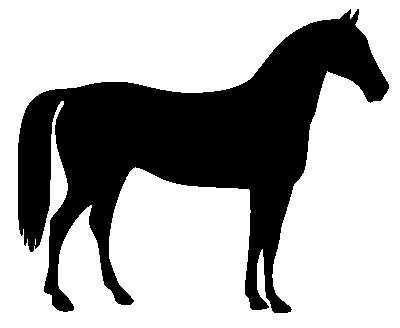
#> input picture skimage.data.horse(), 400 x 328 px
$ jupyter execute --allow-errors model_data_proc_CM.ipynb
#> lines starting #> are read from the running program, lines starting #| are printed output that depends on the picture; after the words box and inside, x2 and y2 are one past the last pixel; in counts of white or black regions, pixels touching at a corner belong together
[cell 1]
import numpy as np
import matplotlib.pyplot as plt
import skimage

import matplotlib.pyplot as plt
import matplotlib.patches as mpatches

from skimage.filters import threshold_otsu
from skimage.segmentation import clear_border
from skimage.measure import label, regionprops, regionprops_table
from skimage.morphology import closing, square
from skimage.color import label2rgb

import scipy.optimize as sc
from PIL import Image
import pandas as pd

import os
import sys

def model_processing(im_name, iter_num, path=None):

    '''
    in: image, iteration number (to save data), saving path with / in the end ('home/' , not 'home')
    out: params in npy, images of distributions
    returns nothing
    '''
    cell_ex = Image.open(str(im_name))
    cell_gr = cell_ex.convert('L')
#     cell_ex_arr = np.array(cell_ex)
    cell_ex_arr_gr = np.array(cell_gr)

    # image = data.coins()[50:-50, 50:-50]
    image = cell_ex_arr_gr[50:-50, 50:-50]

    # apply threshold
    thresh = threshold_otsu(image)
    bw = closing(image<100, square(3))
    plt.imshow(bw)
    bw2 = closing(50<image, square(3))
    plt.imshow(bw2)
    bw3 = closing(bw*bw2, square(3))
    plt.imshow(bw3)

    # remove artifacts connected to image border
    cleared = clear_border(bw3)

    # label image regions
    label_image = label(cleared)
    # to make the background transparent, pass the value of `bg_label`,
    # and leave `bg_color` as `None` and `kind` as `overlay`
#     image_label_overlay = label2rgb(label_image, image=image, bg_label=0)

    cell_table = regionprops_table(label_image,
                            properties=['label', 'area', 'perimeter', 'convex_area',
                                        'feret_diameter_max', 'bbox']) #CHOOSING PARAMS
    cell_df = pd.DataFrame(cell_table)
    for i in range(len(cell_df)):
        if cell_df['area'][i] < 60:
            cell_df = cell_df.drop(i)
    area_ratio = np.array([convex_area / area for convex_area, area
                           in zip(cell_df['convex_area'], cell_df['area'])])
    def norm(x, A, mu, sigma):
        return A / sigma * np.exp(-(x - mu)**2 / (2*sigma**2))

    '''
    Придется выбирать начальное приближение для каждого отношения площадей
    (или отказаться от него, раз есть обе площади)
    '''

    fig,axs = plt.subplots(nrows=2,ncols=2, figsize=(12, 10))
    res_arr = []
    sigma_arr = []
    param_arr = []

    axs[0,0].set_title('area')
    area_y = axs[0,0].hist(cell_df['area'])[0]
    area_x = axs[0,0].hist(cell_df['area'])[1]
    try:
        res_ar, sigma_ar = sc.curve_fit(norm, area_x[:-1], area_y, p0=[100,100,100])
        axs[0,0].plot(area_x[:-1], norm(area_x[:-1], res_ar[0], res_ar[1], res_ar[2]))
        res_arr.append(res_ar)
        sigma_arr.append(np.diag(np.sqrt(sigma_ar)))
        param_arr.append('area')
    except:
        axs[0,0].plot(area_x[:-1], area_y, 'r')
        print('ERROR IN AREA APPROX, iter {}'.format(iter_num))

    axs[0,1].set_title('convex_area')
    con_y = axs[0,1].hist(cell_df['convex_area'])[0]
    con_x = axs[0,1].hist(cell_df['convex_area'])[1]
    try:
        res_con, sigma_con = sc.curve_fit(norm, con_x[:-1], con_y, p0=[100,100,100])
        axs[0,1].plot(con_x[:-1], norm(con_x[:-1], res_con[0], res_con[1], res_con[2]))
        res_arr.append(res_con)
        sigma_arr.append(np.diag(np.sqrt(sigma_con)))
        param_arr.append('convex_area')
    except:
        axs[0,1].plot(con_x[:-1], con_y, 'r')
        print('ERROR IN CONVEX APPROX, iter {}'.format(iter_num))

    axs[1,0].set_title('feret_diameter_max')
    diam_y = axs[1,0].hist(cell_df['feret_diameter_max'])[0]
    diam_x = axs[1,0].hist(cell_df['feret_diameter_max'])[1]
    try:
        res_diam, sigma_diam = sc.curve_fit(norm, diam_x[:-1], diam_y, p0=[100,10,100])
        axs[1,0].plot(diam_x[:-1], norm(diam_x[:-1], res_diam[0], res_diam[1], res_diam[2]))
        res_arr.append(res_diam)
        sigma_arr.append(np.diag(np.sqrt(sigma_diam)))
        param_arr.append('diam')
    except:
        axs[1,0].plot(diam_x[:-1], diam_y, 'r')
        print('ERROR IN DIAM APPROX, iter {}'.format(iter_num))

    axs[1,1].set_title('area_ratio')
    s_ratio_y = axs[1,1].hist(area_ratio)[0]
    s_ratio_x = axs[1,1].hist(area_ratio)[1]
    try:
        res_rat, sigma_rat = sc.curve_fit(norm, s_ratio_x[:-1], s_ratio_y)
        axs[1,1].plot(s_ratio_x[:-1], norm(s_ratio_x[:-1], res_rat[0], res_rat[1], res_rat[2]))
        res_arr.append(res_rat)
        sigma_arr.append(np.diag(np.sqrt(sigma_rat)))
        param_arr.append('ratio')
    except:
        axs[1,1].plot(s_ratio_x[:-1], s_ratio_y, 'r')
        print('ERROR IN S_RATIO APPROX, iter {}'.format(iter_num))

    # [15 lines of commented-out code are left out]
    if path == None:
        plt.savefig('approx_{}.jpeg'.format(iter_num))
        uni_npy = np.array([param_arr, res_arr, sigma_arr])
        np.save('current_par_{}.npy'.format(iter_num), uni_npy)
    else:
        plt.savefig(str(path)+'approx_{}.jpeg'.format(iter_num))
        uni_npy = np.array([param_arr, res_arr, sigma_arr])
        npy_path=str(path)+'current_par_{}.npy'.format(iter_num)
        np.save(npy_path, uni_npy)

print(sys.argv[1])
iters = int(float(sys.argv[1]))

#> (the rest of this cell did not finish here and is left out)

[cell 2]
import numpy as np
import matplotlib.pyplot as plt
import skimage

import matplotlib.pyplot as plt
import matplotlib.patches as mpatches

from skimage.filters import threshold_otsu
from skimage.segmentation import clear_border
from skimage.measure import label, regionprops, regionprops_table
from skimage.morphology import closing, square
from skimage.color import label2rgb

import scipy.optimize as sc
from PIL import Image
import pandas as pd

import os
import sys

#> (a cell that did not finish here is left out)

#> (a cell that did not finish here is left out)

#> (a cell that did not finish here is left out)

#> (a cell that did not finish here is left out)

[cell 7]
from skimage.morphology import skeletonize
from skimage import data
import matplotlib.pyplot as plt
from skimage.util import invert

# Invert the horse image
image = invert(data.horse())
#> image: shape (328, 400) bool; 33.1% white; 1 white region, box (x1, y1, x2, y2) and area: (18, 9, 389, 313) 43412

# perform skeletonization
skeleton = skeletonize(image)
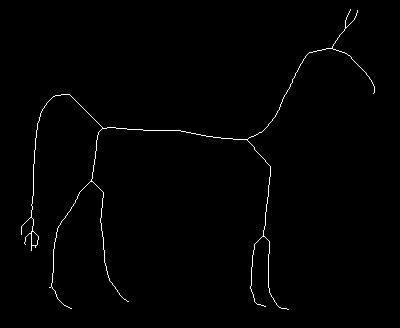
#> skeleton: shape (328, 400) bool; 0.91% white in thin lines or dots, all inside (x1, y1, x2, y2) = (21, 9, 375, 310)

# display results
fig, axes = plt.subplots(nrows=1, ncols=2, figsize=(8, 4),
                         sharex=True, sharey=True)

ax = axes.ravel()

ax[0].imshow(image, cmap=plt.cm.gray)
ax[0].axis('off')
ax[0].set_title('original', fontsize=20)

ax[1].imshow(skeleton, cmap=plt.cm.gray)
ax[1].axis('off')
ax[1].set_title('skeleton', fontsize=20)

fig.tight_layout()
plt.show()
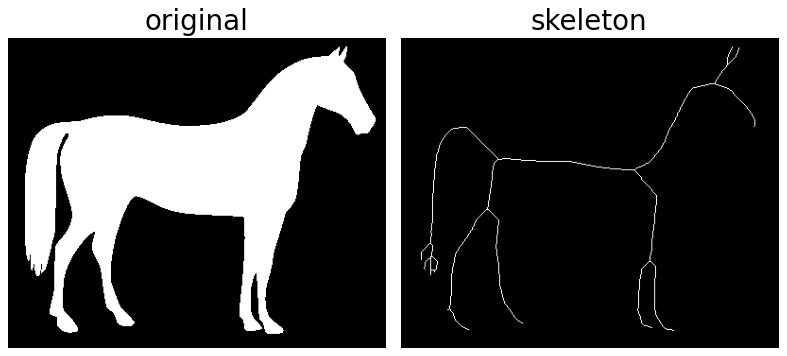
#> figure drawn by matplotlib, 2 panels
